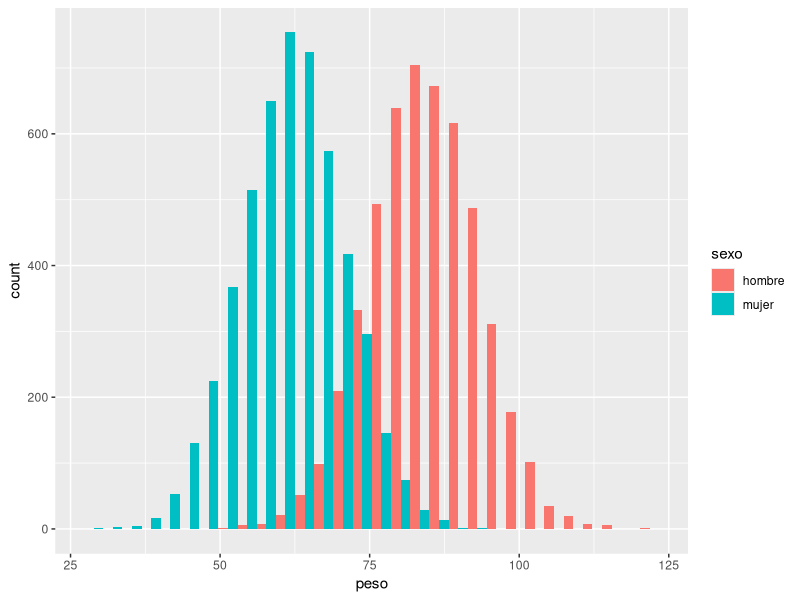

The R script that drew this image:
## ---- chunk 1
library(tidyverse)
df<-read.csv('data/peso-altura.csv')
df$sexo <- as.factor(df$sexo)
summary(df)
## ---- chunk 2
df |> group_by(sexo) |> summarize(peso_medio=mean(peso))
## ---- chunk 3
paste("El peso medio de las mujeres es:", mean(df[df$sexo=='mujer','peso']))
paste("El peso medio de los hombres es:", mean(df[df$sexo=='hombre','peso']))
## ---- chunk 4
ggplot(df, aes(fill=sexo, x=peso))+geom_histogram(position = 'dodge')
## ---- chunk 5
model <- lm(df[df$sexo=='mujer',], formula=peso~altura)
paste0("Por cada cm de peso la mujer, en media, gana ",round(coef(model)['altura'],3),"cm")
## ---- chunk 6
df$sexo <- as.factor(df$sexo)
df_training <- df[1:800,]
df_testing <- df[801:1000,]
model <- glm(df_training, formula=sexo~altura+peso, family=binomial())
cf <- caret::confusionMatrix(data=factor(predict(model,df_testing)>0, labels=c('hombre','mujer') ), reference=df_testing$sexo )
paste0("Su exactitud o accuracy es: ",cf$overall['Accuracy']*100,"%")
## ---- chunk 7
paste0("La probabilidad aproximada sería del ", round(predict(model,data.frame(peso=70,altura=165), type='response'),2)*100,"%")
